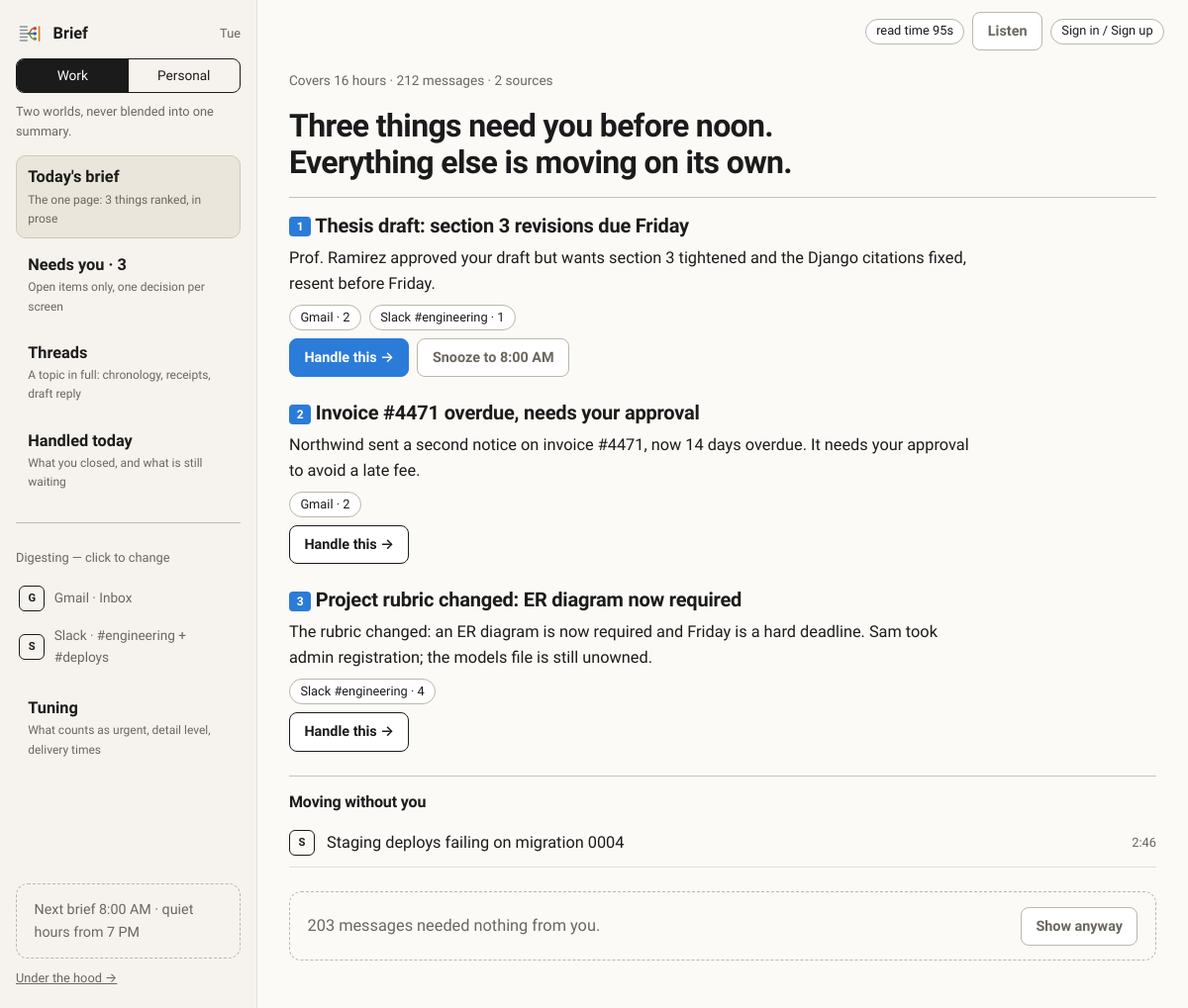
The app's page /work/brief/ (signed in) with its own data.
### unopsis/models.py (models this page shows, shortened)
class Connection(models.Model):
    class Status(models.TextChoices):
        CONNECTED = "connected", "Connected"
        ERROR = "error", "Error"
        REVOKED = "revoked", "Revoked"
    space = models.ForeignKey(Space, on_delete=models.CASCADE, related_name="connections")
    provider = models.CharField(max_length=32, choices=Provider.choices)
    external_account = models.CharField(
        max_length=254,
        help_text="Identifier at the provider, e.g. an address, workspace, or handle.",
    )
    display_name = models.CharField(max_length=120, blank=True)
    status = models.CharField(max_length=16, choices=Status.choices, default=Status.CONNECTED)
    read_only = models.BooleanField(default=True)
    token_ref = models.CharField(
        max_length=200, blank=True,
        help_text=(
            "Opaque pointer to credentials held in a secrets store. No token "
            "material is ever written to this table."
        ),
    )
    included_scopes = models.JSONField(
        default=list, blank=True,
        help_text=(
            'Which channels/labels/chats count, e.g. '
            '[{"id":"C08KJ21X","name":"#engineering","type":"channel"}]. '
            "Excluded scopes are simply absent."
        ),
    )
    last_synced_at = models.DateTimeField(null=True, blank=True)
    last_error = models.TextField(blank=True)
    class Meta:
        ordering = ["space", "provider", "external_account"]
        constraints = [
            models.UniqueConstraint(
                fields=["space", "provider", "external_account"],
                name="uniq_connection_per_space_provider_account",
            )
        ]

class Space(models.Model):
    class Kind(models.TextChoices):
        WORK = "work", "Work"
        PERSONAL = "personal", "Personal"
    user = models.ForeignKey(
        settings.AUTH_USER_MODEL, on_delete=models.CASCADE, related_name="spaces"
    )
    kind = models.CharField(max_length=16, choices=Kind.choices)
    detail_level = models.IntegerField(
        default=3, help_text="1 = a single line per item, 5 = a full recap."
    )
    quiet_start = models.TimeField(null=True, blank=True)
    quiet_end = models.TimeField(null=True, blank=True)
    deliver_in_app = models.BooleanField(default=True)
    deliver_email = models.BooleanField(default=True)
    deliver_chat_dm = models.BooleanField(default=False)
    digest_times = models.JSONField(
        default=list, blank=True,
        help_text='When to build, e.g. ["08:00", "16:30"]. Weekday-only by convention.',
    )
    rules = models.JSONField(
        default=list, blank=True,
        help_text=(
            'Always/never surface instructions, e.g. '
            '[{"mode":"always","target":"person","value":"Prof. Ramirez"}].'
        ),
    )
    created_at = models.DateTimeField(auto_now_add=True)
    class Meta:
        ordering = ["user", "kind"]
        constraints = [
            models.UniqueConstraint(fields=["user", "kind"], name="uniq_space_per_user_kind")
        ]

class Brief(models.Model):
    class Trigger(models.TextChoices):
        SCHEDULED = "scheduled", "Scheduled"
        ON_DEMAND = "on_demand", "On demand"
    class Status(models.TextChoices):
        BUILDING = "building", "Building"
        READY = "ready", "Ready"
        FAILED = "failed", "Failed"
    space = models.ForeignKey(Space, on_delete=models.CASCADE, related_name="briefs")
    window_start = models.DateTimeField()
    window_end = models.DateTimeField()
    trigger = models.CharField(max_length=16, choices=Trigger.choices)
    status = models.CharField(max_length=16, choices=Status.choices, default=Status.BUILDING)
    headline = models.CharField(
        max_length=200, blank=True,
        help_text='The one line at the top, e.g. "Three things need you before noon."',
    )
    message_count = models.PositiveIntegerField(default=0)
    topic_count = models.PositiveIntegerField(default=0)
    read_seconds = models.PositiveIntegerField(default=0, help_text="Estimated time to read.")
    steps = models.JSONField(
        default=list, blank=True,
        help_text=(
            'Generation progress for the waiting screen, e.g. '
            '[{"label":"Reading 212 messages","status":"done","ms":3100}].'
        ),
    )
    model_version = models.CharField(max_length=80, blank=True)
    generated_at = models.DateTimeField(null=True, blank=True)
    class Meta:
        ordering = ["-window_end"]
        constraints = [
            models.UniqueConstraint(
                fields=["space", "window_start", "window_end"],
                condition=Q(trigger="scheduled"),
                name="uniq_scheduled_brief_per_window",
            )
        ]

class BriefItem(models.Model):
    class Lane(models.TextChoices):
        NEEDS_YOU = "needs_you", "Needs you"
        MOVING = "moving", "Moving without you"
        FYI = "fyi", "FYI"
    class State(models.TextChoices):
        OPEN = "open", "Open"
        HANDLED = "handled", "Handled"
        SNOOZED = "snoozed", "Snoozed"
        DISMISSED = "dismissed", "Dismissed"
    brief = models.ForeignKey(Brief, on_delete=models.CASCADE, related_name="items")
    title = models.CharField(max_length=200, help_text="The subject this item is about.")
    messages = models.ManyToManyField(
        Message, related_name="brief_items", blank=True,
        help_text="The receipts: every message this item's summary rests on.",
    )
    primary_message = models.ForeignKey(
        Message,
        on_delete=models.SET_NULL,
        null=True, blank=True, related_name="lead_for_items",
    )
    lane = models.CharField(max_length=16, choices=Lane.choices)
    rank = models.PositiveIntegerField()
    summary = models.TextField()
    why = models.TextField(blank=True, help_text="Why this surfaced -- shown on demand.")
    deadline_at = models.DateTimeField(null=True, blank=True)
    state = models.CharField(max_length=16, choices=State.choices, default=State.OPEN)
    handled_at = models.DateTimeField(null=True, blank=True)
    snoozed_until = models.DateTimeField(null=True, blank=True)
    actions = models.JSONField(
        default=list, blank=True,
        help_text=(
            'Offered actions, e.g. '
            '[{"kind":"reply","label":"Reply to Prof. Ramirez","primary":true}].'
        ),
    )
    draft_body = models.TextField(blank=True, help_text="A reply composed but not yet sent.")
    draft_sent_at = models.DateTimeField(null=True, blank=True)
    open_count = models.PositiveIntegerField(default=0)
    feedback = models.SmallIntegerField(
        default=0, help_text="-1 thumbs down, 0 none, +1 thumbs up."
    )
    class Meta:
        ordering = ["lane", "rank"]
        constraints = [
            models.UniqueConstraint(fields=["brief", "lane", "rank"], name="uniq_slot_per_brief"),
            models.UniqueConstraint(fields=["brief", "title"], name="uniq_title_per_brief"),
        ]

class Message(models.Model):
    connection = models.ForeignKey(Connection, on_delete=models.CASCADE, related_name="messages")
    author = models.ForeignKey(
        Person,
        on_delete=models.PROTECT,
        related_name="messages",
    )
    external_id = models.CharField(max_length=200, help_text="The provider's own message id.")
    scope_name = models.CharField(
        max_length=200, blank=True,
        help_text="Channel/label the message arrived in, denormalized from the provider.",
    )
    sent_at = models.DateTimeField()
    body = models.TextField()
    permalink = models.URLField(blank=True)
    is_noise = models.BooleanField(default=False)
    raw = models.JSONField(default=dict, blank=True)
    class Meta:
        ordering = ["-sent_at"]
        constraints = [
            models.UniqueConstraint(
                fields=["connection", "external_id"], name="uniq_message_per_connection"
            )
        ]
        indexes = [
            models.Index(fields=["connection", "sent_at"], name="idx_message_conn_sent"),
        ]

### unopsis/app_views.py (the view)
# urls.py: path("work/brief/", app_views.work_brief, name="app-work-brief"),
@login_required
def work_brief(request):
    space, brief, now = _world(WORK, request.user)
    needs = list(ui.lane_items(brief, NEEDS_YOU))
    for item in needs:
        item.chips = ui.source_chips(item)
    return _render_world(
        request, "unopsis/app/work_brief.html", WORK, "brief", space, brief, now,
        needs=needs,
        moving=ui.lane_items(brief, MOVING, states=(OPEN, HANDLED)),
        fyi=ui.lane_items(brief, FYI, states=(OPEN, HANDLED)),
        hours=ui.window_hours(brief),
        source_count=space.connections.count() if space else 0,
        quiet_count=ui.quiet_message_count(brief),
        broken=_broken(space),
        snooze_to=ui.snooze_until(space, now),
    )

### templates/unopsis/app/work_brief.html (shortened to what this page needs)
{% extends "unopsis/app/shell.html" %}
{% load app_ui %}
{% block rail %}{% include "unopsis/app/_rail_world.html" %}{% endblock %}
{% block rail_foot %}{% include "unopsis/app/_rail_world_foot.html" %}{% endblock %}
{% block topbar %}
  {% if brief %}
    <span class="chip">read time {{ brief.read_seconds }}s</span>
    <button type="button" class="btn-app btn-app--quiet" data-listen="#brief-body">Listen</button>
  {% endif %}
{% endblock %}
{% block app_content %}
{% if not brief %}
  <h1 class="page-title">No brief yet.</h1>
  <p class="page-sub">Nothing has been read for the work side. Load the demo data with
    <code>python manage.py seed_demo</code>, or start from <a href="{% url 'app-setup-world' %}">setup</a>.</p>
{% else %}
  <div id="brief-body">
    <p class="meta">Covers {{ hours }} hours · {{ brief.message_count }} messages · {{ source_count }} sources</p>
    <h1 class="page-title">{{ brief.headline|default:"Here is your brief." }}{% if moving %}<br>Everything else is moving on its own.{% endif %}</h1>
    <hr>
    {% for item in needs %}
      <article class="mb-4">
        <h2 class="h5"><span class="num">{{ forloop.counter }}</span> {{ item.title }}</h2>
        <p class="mb-2" style="max-width: 44rem">{{ item.summary }}</p>
        <p class="d-flex flex-wrap gap-2 mb-2">
          {% for chip in item.chips %}<span class="chip">{{ chip.label }} · {{ chip.count }}</span>{% empty %}<span class="meta">no receipts cited</span>{% endfor %}
        </p>
        <div class="d-flex flex-wrap gap-2">
          <a class="btn-app {% if forloop.first %}btn-app--primary{% endif %}" href="{% url 'app-work-focus' item.pk %}">Handle this →</a>
          {% if forloop.first %}
            <form method="post" action="{% url 'app-item-action' item.pk %}">{% csrf_token %}
              <button class="btn-app btn-app--quiet" type="submit">Snooze to {{ snooze_to|time:"g:i A" }}</button>
            </form>
          {% endif %}
        </div>
      </article>
    {% empty %}
      <p class="hint">Nothing needs you right now. <a href="{% url 'app-work-handled' %}">See what you handled today</a>.</p>
    {% endfor %}
    {% if moving %}
      <hr>
      <h2 class="h6">Moving without you</h2>
      {% for item in moving %}
        <div class="list-row">
          <span class="tile">{% if item.primary_message %}{{ item.primary_message.connection|provider_letter }}{% else %}·{% endif %}</span>
          <span>{{ item.title }}</span>
          {% if item.primary_message %}<time datetime="{{ item.primary_message.sent_at|date:'c' }}">{{ item.primary_message.sent_at|time:"g:i" }}</time>{% endif %}
        </div>
      {% endfor %}
    {% endif %}
  </div>
  <details class="hint mt-4">
    <summary class="d-flex justify-content-between align-items-center">
      <span>{{ quiet_count }} message{{ quiet_count|pluralize }} needed nothing from you.</span>
      <span class="btn-app btn-app--quiet">Show anyway</span>
    </summary>
  </details>
{% endif %}
{% endblock %}

### templates/unopsis/app/_rail_world.html (shortened to what this page needs)
{% load static app_ui %}
<div class="rail-brand">
  <img class="rail-logo" src="{% static 'img/unopsis-logo.svg' %}" alt="">
  {% if world == 'work' %}Brief{% else %}Catch up{% endif %}
  <span class="rail-day">{{ today|date:"D" }}</span>
</div>
<nav class="segmented" aria-label="Switch world">
  <a href="{% url 'app-work-brief' %}" class="{% if world == 'work' %}is-on{% endif %}"
     {% if world == 'work' %}aria-current="page"{% endif %}>Work</a>
  <a href="{% url 'app-personal-catchup' %}" class="{% if world == 'personal' %}is-on{% endif %}"
     {% if world == 'personal' %}aria-current="page"{% endif %}>Personal</a>
</nav>
<p class="rail-note">{% if world == 'work' %}Two worlds, never blended into one summary.{% else %}Different sources, different ranking.{% endif %}</p>
{% if world == 'work' %}
  <a class="rail-link {% if active == 'brief' %}is-active{% endif %}" href="{% url 'app-work-brief' %}">
    <strong>Today's brief</strong><small>The one page: {{ needs_you_count }} thing{{ needs_you_count|pluralize }} ranked, in prose</small></a>
  <a class="rail-link {% if active == 'needs-you' %}is-active{% endif %}" href="{% url 'app-work-needs-you' %}">
    <strong>Needs you · {{ needs_you_count }}</strong><small>Open items only, one decision per screen</small></a>
  <a class="rail-link {% if active == 'threads' %}is-active{% endif %}"
     href="{% if first_needs_you %}{% url 'app-thread' 'work' first_needs_you.pk %}{% else %}{% url 'app-work-brief' %}{% endif %}">
    <strong>Threads</strong><small>A topic in full: chronology, receipts, draft reply</small></a>
  <a class="rail-link {% if active == 'handled' %}is-active{% endif %}" href="{% url 'app-work-handled' %}">
    <strong>Handled today</strong><small>What you closed, and what is still waiting</small></a>
  <hr>
  <p class="rail-label">Digesting — click to change</p>
  {% for row in connections %}
    <a class="rail-source {% if row.broken %}is-broken{% endif %}" href="{% url 'app-setup-scope' %}">
      <span class="tile">{{ row.connection|provider_letter }}</span>
      <span>{% if row.broken %}{{ row.connection.get_provider_display }} · can't sync{% else %}{{ row.label }}{% endif %}</span>
    </a>
  {% empty %}
    <p class="rail-note">No sources yet. <a href="{% url 'app-setup-sources' %}">Connect one</a>.</p>
  {% endfor %}
  <a class="rail-link mt-2" href="{% url 'app-setup-tuning' %}">
    <strong>Tuning</strong><small>What counts as urgent, detail level, delivery times</small></a>
{% endif %}

### templates/unopsis/app/_rail_world_foot.html
<p class="hint small mb-0">
  {% if next_digest %}Next brief {{ next_digest|time:"g:i A" }}{% else %}Briefs build on demand{% endif %}
  {% if space.quiet_start %}· quiet hours from {{ space.quiet_start|time:"g A" }}{% endif %}
</p>

### records on screen
Connection: connection|provider_letter "G", label "Gmail · Inbox"
Connection: connection|provider_letter "S", label "Slack · #engineering + #deploys"
Space: quiet_start "7 PM"
Brief: read_seconds "95", message_count "212", headline "Three things need you before noon."
BriefItem: title "Thesis draft: section 3 revisions due Friday", summary "Prof. Ramirez approved your draft but wants section 3 tightened and the Django citations fixed, resent before Friday.", label "Gmail" "Slack #engineering", count "2" "1", snooze_to "8:00 AM"
BriefItem: title "Invoice #4471 overdue, needs your approval", summary "Northwind sent a second notice on invoice #4471, now 14 days overdue. It needs your approval to avoid a late fee.", label "Gmail", count "2"
BriefItem: title "Project rubric changed: ER diagram now required", summary "The rubric changed: an ER diagram is now required and Friday is a hard deadline. Sam took admin registration; the models file is still unowned.", label "Slack #engineering", count "4"
BriefItem: primary_message.connection|provider_letter "S", title "Staging deploys failing on migration 0004", primary_message.sent_at "2:46"

### other values on screen
{{ today|date:"D" }} "Tue"
{{ needs_you_count }} "3"
{{ next_digest|time:"g:i A" }} "8:00 AM"
{{ hours }} "16"
{{ source_count }} "2"
{{ quiet_count }} "203"
